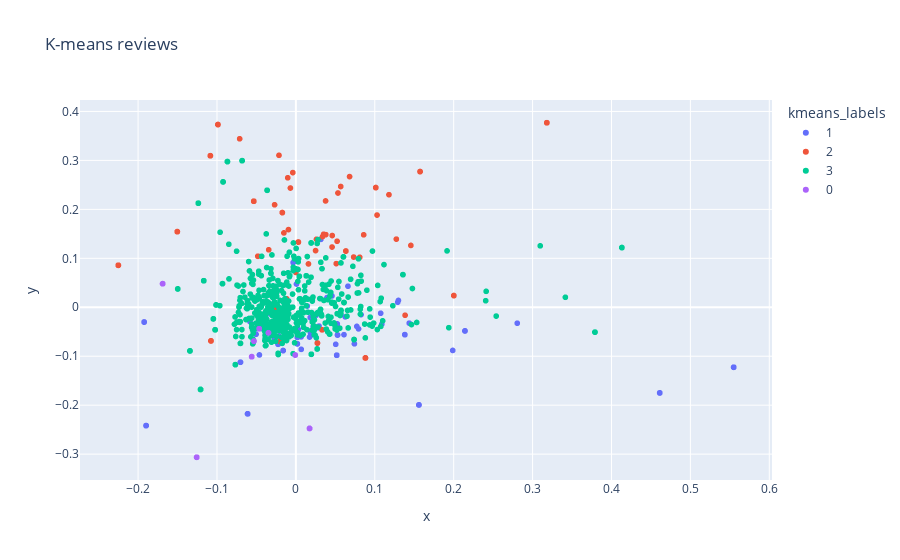

Notebook source saved alongside this figure:
### Code cell
df['tfidf'] = (
df['message']
.pipe(hero.clean)
.pipe(hero.tfidf)
)
df['kmeans_labels'] = (
df['tfidf']
.pipe(hero.kmeans, n_clusters=4)
.astype(str)
)
df['pca'] = df['tfidf'].pipe(hero.pca)

hero.scatterplot(df,
                'pca',
                color='kmeans_labels',
                title='K-means reviews',
                hover_data=['message'])

### Figure 1 — Plotly figure (JSON) as saved in the notebook; plotly's stock layout.template omitted (floating-point values rounded to 4 significant figures; data arrays with more than 128 entries replaced by an {"elided": "..."} marker saying what was removed)
{"data": [{"customdata": {"elided": "192x1 str values"}, "hovertemplate": "kmeans_labels=1<br>x=%{x}<br>y=%{y}<br>message=%{customdata[0]}<extra></extra>", "legendgroup": "1", "marker": {"color": "#636efa", "symbol": "circle"}, "mode": "markers", "name": "1", "showlegend": true, "type": "scattergl", "x": {"elided": "192 float values"}, "xaxis": "x", "y": {"elided": "192 float values"}, "yaxis": "y"}, {"customdata": {"elided": "153x1 str values"}, "hovertemplate": "kmeans_labels=2<br>x=%{x}<br>y=%{y}<br>message=%{customdata[0]}<extra></extra>", "legendgroup": "2", "marker": {"color": "#EF553B", "symbol": "circle"}, "mode": "markers", "name": "2", "showlegend": true, "type": "scattergl", "x": {"elided": "153 float values"}, "xaxis": "x", "y": {"elided": "153 float values"}, "yaxis": "y"}, {"customdata": {"elided": "723x1 str values"}, "hovertemplate": "kmeans_labels=3<br>x=%{x}<br>y=%{y}<br>message=%{customdata[0]}<extra></extra>", "legendgroup": "3", "marker": {"color": "#00cc96", "symbol": "circle"}, "mode": "markers", "name": "3", "showlegend": true, "type": "scattergl", "x": {"elided": "723 float values"}, "xaxis": "x", "y": {"elided": "723 float values"}, "yaxis": "y"}, {"customdata": [["後の乾いた時の髪の水分量が違います。あきらかな違いを感じました。これは、すごいかもっ！私の髪のクセや、毎日のヘアアイロンによるダメージに効果ありそうです。サイエンスアクアは1ヶ月毎に3回繰り返すそうですが、縮毛矯正しなくても大丈夫になれば髪の負担軽減。ホームケアしな"], ["急に髪が切りたくなって、来店しました。どんな髪型がいいか一緒に考えてくださり、ばっさりと20センチほど切りました。大変気に入っています。ありがとうございました。"], ["年齢と共に髪のうねりや乾燥が気になるようになってきたので、来店の度にいろいろアドバイスいただきとても助かっています。意外とわかっていなかった「トリートメント」の効果的な使い方、早速実践しています。"], ["必要な人は是非お試しあれ！"], ["後の乾いた時の髪の水分量が違います。あきらかな違いを感じました。これは、すごいかもっ！私の髪のクセや、毎日のヘアアイロンによるダメージに効果ありそうです。サイエンスアクアは1ヶ月毎に3回繰り返すそうですが、縮毛矯正しなくても大丈夫になれば髪の負担軽減。ホームケアしな"], ["急に髪が切りたくなって、来店しました。どんな髪型がいいか一緒に考えてくださり、ばっさりと20センチほど切りました。大変気に入っています。ありがとうございました。"], ["年齢と共に髪のうねりや乾燥が気になるようになってきたので、来店の度にいろいろアドバイスいただきとても助かっています。意外とわかっていなかった「トリートメント」の効果的な使い方、早速実践しています。"], ["必要な人は是非お試しあれ！"], ["後の乾いた時の髪の水分量が違います。あきらかな違いを感じました。これは、すごいかもっ！私の髪のクセや、毎日のヘアアイロンによるダメージに効果ありそうです。サイエンスアクアは1ヶ月毎に3回繰り返すそうですが、縮毛矯正しなくても大丈夫になれば髪の負担軽減。ホームケアしな"], ["急に髪が切りたくなって、来店しました。どんな髪型がいいか一緒に考えてくださり、ばっさりと20センチほど切りました。大変気に入っています。ありがとうございました。"], ["年齢と共に髪のうねりや乾燥が気になるようになってきたので、来店の度にいろいろアドバイスいただきとても助かっています。意外とわかっていなかった「トリートメント」の効果的な使い方、早速実践しています。"], ["必要な人は是非お試しあれ！"], ["後の乾いた時の髪の水分量が違います。あきらかな違いを感じました。これは、すごいかもっ！私の髪のクセや、毎日のヘアアイロンによるダメージに効果ありそうです。サイエンスアクアは1ヶ月毎に3回繰り返すそうですが、縮毛矯正しなくても大丈夫になれば髪の負担軽減。ホームケアしな"], ["急に髪が切りたくなって、来店しました。どんな髪型がいいか一緒に考えてくださり、ばっさりと20センチほど切りました。大変気に入っています。ありがとうございました。"], ["年齢と共に髪のうねりや乾燥が気になるようになってきたので、来店の度にいろいろアドバイスいただきとても助かっています。意外とわかっていなかった「トリートメント」の効果的な使い方、早速実践しています。"], ["必要な人は是非お試しあれ！"], ["後の乾いた時の髪の水分量が違います。あきらかな違いを感じました。これは、すごいかもっ！私の髪のクセや、毎日のヘアアイロンによるダメージに効果ありそうです。サイエンスアクアは1ヶ月毎に3回繰り返すそうですが、縮毛矯正しなくても大丈夫になれば髪の負担軽減。ホームケアしな"], ["急に髪が切りたくなって、来店しました。どんな髪型がいいか一緒に考えてくださり、ばっさりと20センチほど切りました。大変気に入っています。ありがとうございました。"], ["年齢と共に髪のうねりや乾燥が気になるようになってきたので、来店の度にいろいろアドバイスいただきとても助かっています。意外とわかっていなかった「トリートメント」の効果的な使い方、早速実践しています。"], ["必要な人は是非お試しあれ！"], ["後の乾いた時の髪の水分量が違います。あきらかな違いを感じました。これは、すごいかもっ！私の髪のクセや、毎日のヘアアイロンによるダメージに効果ありそうです。サイエンスアクアは1ヶ月毎に3回繰り返すそうですが、縮毛矯正しなくても大丈夫になれば髪の負担軽減。ホームケアしな"], ["急に髪が切りたくなって、来店しました。どんな髪型がいいか一緒に考えてくださり、ばっさりと20センチほど切りました。大変気に入っています。ありがとうございました。"], ["年齢と共に髪のうねりや乾燥が気になるようになってきたので、来店の度にいろいろアドバイスいただきとても助かっています。意外とわかっていなかった「トリートメント」の効果的な使い方、早速実践しています。"], ["必要な人は是非お試しあれ！"], ["後の乾いた時の髪の水分量が違います。あきらかな違いを感じました。これは、すごいかもっ！私の髪のクセや、毎日のヘアアイロンによるダメージに効果ありそうです。サイエンスアクアは1ヶ月毎に3回繰り返すそうですが、縮毛矯正しなくても大丈夫になれば髪の負担軽減。ホームケアしな"], ["急に髪が切りたくなって、来店しました。どんな髪型がいいか一緒に考えてくださり、ばっさりと20センチほど切りました。大変気に入っています。ありがとうございました。"], ["年齢と共に髪のうねりや乾燥が気になるようになってきたので、来店の度にいろいろアドバイスいただきとても助かっています。意外とわかっていなかった「トリートメント」の効果的な使い方、早速実践しています。"], ["必要な人は是非お試しあれ！"], ["後の乾いた時の髪の水分量が違います。あきらかな違いを感じました。これは、すごいかもっ！私の髪のクセや、毎日のヘアアイロンによるダメージに効果ありそうです。サイエンスアクアは1ヶ月毎に3回繰り返すそうですが、縮毛矯正しなくても大丈夫になれば髪の負担軽減。ホームケアしな"], ["急に髪が切りたくなって、来店しました。どんな髪型がいいか一緒に考えてくださり、ばっさりと20センチほど切りました。大変気に入っています。ありがとうございました。"], ["年齢と共に髪のうねりや乾燥が気になるようになってきたので、来店の度にいろいろアドバイスいただきとても助かっています。意外とわかっていなかった「トリートメント」の効果的な使い方、早速実践しています。"], ["必要な人は是非お試しあれ！"], ["後の乾いた時の髪の水分量が違います。あきらかな違いを感じました。これは、すごいかもっ！私の髪のクセや、毎日のヘアアイロンによるダメージに効果ありそうです。サイエンスアクアは1ヶ月毎に3回繰り返すそうですが、縮毛矯正しなくても大丈夫になれば髪の負担軽減。ホームケアしな"], ["急に髪が切りたくなって、来店しました。どんな髪型がいいか一緒に考えてくださり、ばっさりと20センチほど切りました。大変気に入っています。ありがとうございました。"], ["年齢と共に髪のうねりや乾燥が気になるようになってきたので、来店の度にいろいろアドバイスいただきとても助かっています。意外とわかっていなかった「トリートメント」の効果的な使い方、早速実践しています。"], ["必要な人は是非お試しあれ！"], ["後の乾いた時の髪の水分量が違います。あきらかな違いを感じました。これは、すごいかもっ！私の髪のクセや、毎日のヘアアイロンによるダメージに効果ありそうです。サイエンスアクアは1ヶ月毎に3回繰り返すそうですが、縮毛矯正しなくても大丈夫になれば髪の負担軽減。ホームケアしな"], ["急に髪が切りたくなって、来店しました。どんな髪型がいいか一緒に考えてくださり、ばっさりと20センチほど切りました。大変気に入っています。ありがとうございました。"], ["年齢と共に髪のうねりや乾燥が気になるようになってきたので、来店の度にいろいろアドバイスいただきとても助かっています。意外とわかっていなかった「トリートメント」の効果的な使い方、早速実践しています。"], ["必要な人は是非お試しあれ！"], ["いつも担当してもらうスタイリストさんは全く申し分ありません。ただ、それだけにアシスタントの実力差をいつも感じてしまいます。「当たり外れ」と言っておきましょう。まあ、あまりキビシいことを言って「気難しいクレームオヤジ」と認識されては店に行きづらくなるので、それは避けた"], ["うまく出来ていた。"], ["お店に行った時間帯が良く、指定スタイリストの方にカットからシェービング、眉毛の整え、簡易マッサージまでしていただきました。やはりアシスタントに比べると違いは明らか。またよろしく願います。"], ["入店時に、男性向けの雰囲気なのが通い易そうなお店だと感じました。さらにとてもオシャレです。また、スタイリストの方に髪の要望を伝えた時も、必ずプロ視点からの意見をもらう事ができました。しっかり相談できると、切り終わるまでどうなるかドキドキすることなく安心できます。この"], ["いつも担当してもらうスタイリストさんは全く申し分ありません。ただ、それだけにアシスタントの実力差をいつも感じてしまいます。「当たり外れ」と言っておきましょう。まあ、あまりキビシいことを言って「気難しいクレームオヤジ」と認識されては店に行きづらくなるので、それは避けた"], ["うまく出来ていた。"], ["お店に行った時間帯が良く、指定スタイリストの方にカットからシェービング、眉毛の整え、簡易マッサージまでしていただきました。やはりアシスタントに比べると違いは明らか。またよろしく願います。"], ["入店時に、男性向けの雰囲気なのが通い易そうなお店だと感じました。さらにとてもオシャレです。また、スタイリストの方に髪の要望を伝えた時も、必ずプロ視点からの意見をもらう事ができました。しっかり相談できると、切り終わるまでどうなるかドキドキすることなく安心できます。この"], ["いつも担当してもらうスタイリストさんは全く申し分ありません。ただ、それだけにアシスタントの実力差をいつも感じてしまいます。「当たり外れ」と言っておきましょう。まあ、あまりキビシいことを言って「気難しいクレームオヤジ」と認識されては店に行きづらくなるので、それは避けた"], ["うまく出来ていた。"], ["お店に行った時間帯が良く、指定スタイリストの方にカットからシェービング、眉毛の整え、簡易マッサージまでしていただきました。やはりアシスタントに比べると違いは明らか。またよろしく願います。"], ["入店時に、男性向けの雰囲気なのが通い易そうなお店だと感じました。さらにとてもオシャレです。また、スタイリストの方に髪の要望を伝えた時も、必ずプロ視点からの意見をもらう事ができました。しっかり相談できると、切り終わるまでどうなるかドキドキすることなく安心できます。この"], ["いつも担当してもらうスタイリストさんは全く申し分ありません。ただ、それだけにアシスタントの実力差をいつも感じてしまいます。「当たり外れ」と言っておきましょう。まあ、あまりキビシいことを言って「気難しいクレームオヤジ」と認識されては店に行きづらくなるので、それは避けた"], ["うまく出来ていた。"], ["お店に行った時間帯が良く、指定スタイリストの方にカットからシェービング、眉毛の整え、簡易マッサージまでしていただきました。やはりアシスタントに比べると違いは明らか。またよろしく願います。"], ["入店時に、男性向けの雰囲気なのが通い易そうなお店だと感じました。さらにとてもオシャレです。また、スタイリストの方に髪の要望を伝えた時も、必ずプロ視点からの意見をもらう事ができました。しっかり相談できると、切り終わるまでどうなるかドキドキすることなく安心できます。この"], ["いつも担当してもらうスタイリストさんは全く申し分ありません。ただ、それだけにアシスタントの実力差をいつも感じてしまいます。「当たり外れ」と言っておきましょう。まあ、あまりキビシいことを言って「気難しいクレームオヤジ」と認識されては店に行きづらくなるので、それは避けた"], ["うまく出来ていた。"], ["お店に行った時間帯が良く、指定スタイリストの方にカットからシェービング、眉毛の整え、簡易マッサージまでしていただきました。やはりアシスタントに比べると違いは明らか。またよろしく願います。"], ["入店時に、男性向けの雰囲気なのが通い易そうなお店だと感じました。さらにとてもオシャレです。また、スタイリストの方に髪の要望を伝えた時も、必ずプロ視点からの意見をもらう事ができました。しっかり相談できると、切り終わるまでどうなるかドキドキすることなく安心できます。この"], ["いつも担当してもらうスタイリストさんは全く申し分ありません。ただ、それだけにアシスタントの実力差をいつも感じてしまいます。「当たり外れ」と言っておきましょう。まあ、あまりキビシいことを言って「気難しいクレームオヤジ」と認識されては店に行きづらくなるので、それは避けた"], ["うまく出来ていた。"], ["お店に行った時間帯が良く、指定スタイリストの方にカットからシェービング、眉毛の整え、簡易マッサージまでしていただきました。やはりアシスタントに比べると違いは明らか。またよろしく願います。"], ["入店時に、男性向けの雰囲気なのが通い易そうなお店だと感じました。さらにとてもオシャレです。また、スタイリストの方に髪の要望を伝えた時も、必ずプロ視点からの意見をもらう事ができました。しっかり相談できると、切り終わるまでどうなるかドキドキすることなく安心できます。この"]], "hovertemplate": "kmeans_labels=0<br>x=%{x}<br>y=%{y}<br>message=%{customdata[0]}<extra></extra>", "legendgroup": "0", "marker": {"color": "#ab63fa", "symbol": "circle"}, "mode": "markers", "name": "0", "showlegend": true, "type": "scattergl", "x": [-0.1258, -0.1689, 0.01731, -0.05599, -0.1258, -0.1689, 0.01731, -0.05599, -0.1258, -0.1689, 0.01731, -0.05599, -0.1258, -0.1689, 0.01731, -0.05599, -0.1258, -0.1689, 0.01731, -0.05599, -0.1258, -0.1689, 0.01731, -0.05599, -0.1258, -0.1689, 0.01731, -0.05599, -0.1258, -0.1689, 0.01731, -0.05599, -0.1258, -0.1689, 0.01731, -0.05599, -0.1258, -0.1689, 0.01731, -0.05599, -0.03477, -0.04653, -0.0008076, -0.05313, -0.03477, -0.04653, -0.0008076, -0.05313, -0.03477, -0.04653, -0.0008076, -0.05313, -0.03477, -0.04653, -0.0008076, -0.05313, -0.03477, -0.04653, -0.0008076, -0.05313, -0.03477, -0.04653, -0.0008076, -0.05313], "xaxis": "x", "y": [-0.3064, 0.04813, -0.2475, -0.1009, -0.3064, 0.04813, -0.2475, -0.1009, -0.3064, 0.04813, -0.2475, -0.1009, -0.3064, 0.04813, -0.2475, -0.1009, -0.3064, 0.04813, -0.2475, -0.1009, -0.3064, 0.04813, -0.2475, -0.1009, -0.3064, 0.04813, -0.2475, -0.1009, -0.3064, 0.04813, -0.2475, -0.1009, -0.3064, 0.04813, -0.2475, -0.1009, -0.3064, 0.04813, -0.2475, -0.1009, -0.0521, -0.04392, -0.09756, -0.06907, -0.0521, -0.04392, -0.09756, -0.06907, -0.0521, -0.04392, -0.09756, -0.06907, -0.0521, -0.04392, -0.09756, -0.06907, -0.0521, -0.04392, -0.09756, -0.06907, -0.0521, -0.04392, -0.09756, -0.06907], "yaxis": "y"}], "layout": {"legend": {"title": {"text": "kmeans_labels"}, "tracegroupgap": 0}, "title": {"text": "K-means reviews"}, "xaxis": {"anchor": "y", "domain": [0, 1], "title": {"text": "x"}}, "yaxis": {"anchor": "x", "domain": [0, 1], "title": {"text": "y"}}}}
